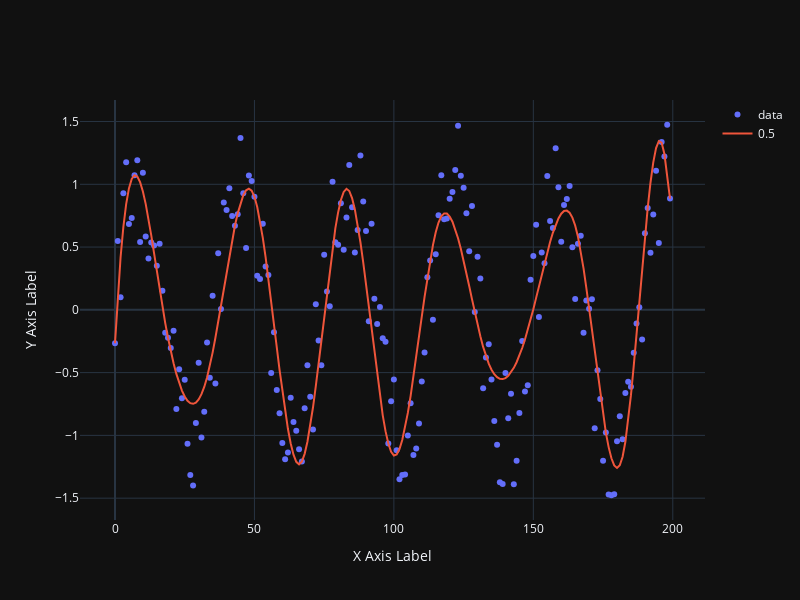

Notebook code cell kept with this figure:
### Markdown cell above
The obtained fraction is close to the second probability, $0.75$, given to `quantile_regression`.

### Scope

Here is a quantile regression computation over a numerical vector:

### Code cell
vec_data = np.sin(np.arange(1, 201) / 6) + np.random.uniform(-0.5, 0.5, 200)
q_funcs = quantile_regression(vec_data, knots = 12, probs = 0.5)

vec_data2 = np.column_stack((np.arange(len(vec_data)), vec_data))
qr_plot(data = vec_data2, q_funcs = q_funcs, probs = [0.5,]).show()

### Figure 1 — Plotly figure (JSON) as saved in the notebook; plotly's stock layout.template omitted (floating-point values rounded to 4 significant figures; data arrays with more than 128 entries replaced by an {"elided": "..."} marker saying what was removed)
{"data": [{"mode": "markers", "name": "data", "type": "scatter", "x": {"elided": "200 int values"}, "y": {"elided": "200 float values"}}, {"mode": "lines", "name": "0.5", "type": "scatter", "x": {"elided": "200 int values"}, "y": {"elided": "200 float values"}}], "layout": {"height": 600, "width": 800, "xaxis": {"title": {"text": "X Axis Label"}}, "yaxis": {"title": {"text": "Y Axis Label"}}}}
